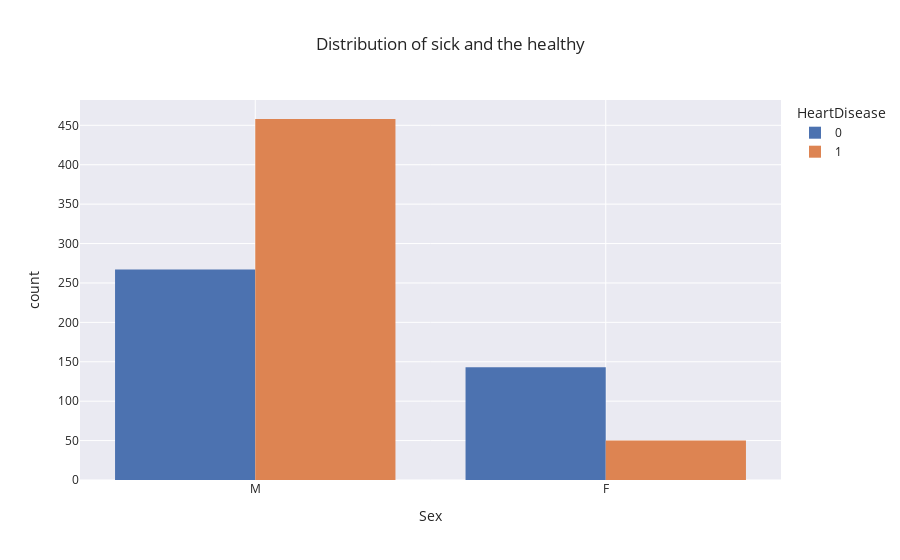

The notebook cell saved with this chart:
### Code cell
px.histogram(data,x='Sex',color='HeartDisease',template='seaborn',barmode='group',title='Distribution of sick and the healthy')

### Figure 1 — Plotly figure (JSON) as saved in the notebook; plotly's stock layout.template omitted (floating-point values rounded to 4 significant figures; data arrays with more than 128 entries replaced by an {"elided": "..."} marker saying what was removed)
{"data": [{"alignmentgroup": "True", "bingroup": "x", "hovertemplate": "HeartDisease=0<br>Sex=%{x}<br>count=%{y}<extra></extra>", "legendgroup": "0", "marker": {"color": "rgb(76,114,176)", "pattern": {"shape": ""}}, "name": "0", "offsetgroup": "0", "orientation": "v", "showlegend": true, "type": "histogram", "x": {"elided": "410 str values"}, "xaxis": "x", "yaxis": "y"}, {"alignmentgroup": "True", "bingroup": "x", "hovertemplate": "HeartDisease=1<br>Sex=%{x}<br>count=%{y}<extra></extra>", "legendgroup": "1", "marker": {"color": "rgb(221,132,82)", "pattern": {"shape": ""}}, "name": "1", "offsetgroup": "1", "orientation": "v", "showlegend": true, "type": "histogram", "x": {"elided": "508 str values"}, "xaxis": "x", "yaxis": "y"}], "layout": {"barmode": "group", "legend": {"title": {"text": "HeartDisease"}, "tracegroupgap": 0}, "title": {"text": "Distribution of sick and the healthy"}, "xaxis": {"anchor": "y", "domain": [0, 1], "title": {"text": "Sex"}}, "yaxis": {"anchor": "x", "domain": [0, 1], "title": {"text": "count"}}}}
